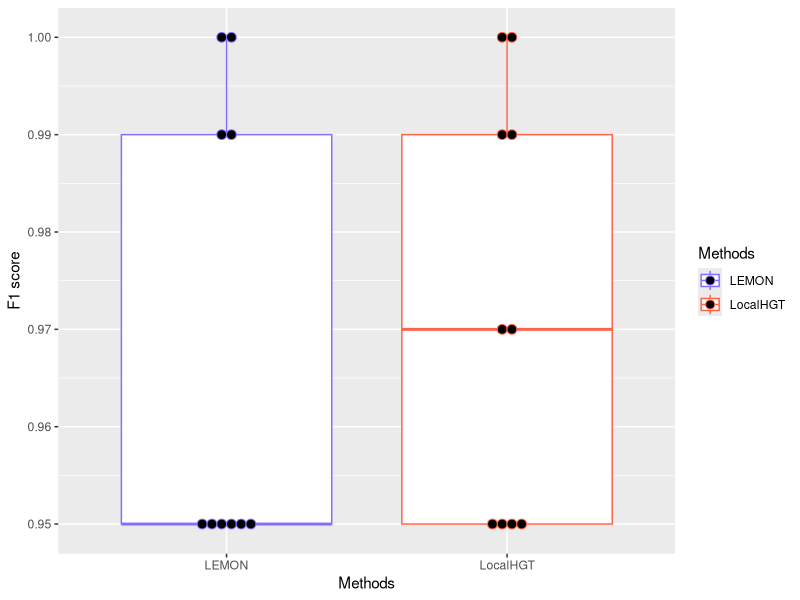

This chart was generated by the following R code:
library(ggplot2)


df <- read.table("For_methods/pure_length_comparison.csv",sep=',', header=TRUE)

pdf(file="For_methods/length.pdf", width=5, height=5)
df$length<-sapply(df$length, as.factor)

# ggboxplot(df, x=length, y = "F1.score")



ggplot(df, aes(x=Methods, y=F1, color = Methods)) + 
  geom_boxplot() +
  scale_color_manual(values = c("slateblue1" , "tomato"))+
  scale_fill_manual(values = c("slateblue1" , "tomato"))+ 
  geom_dotplot(binaxis='y', stackdir='center',position=position_dodge(1), binwidth=1/1000)+
  ylab("F1 score")


# +ylim(0.9, 1)


dev.off()
